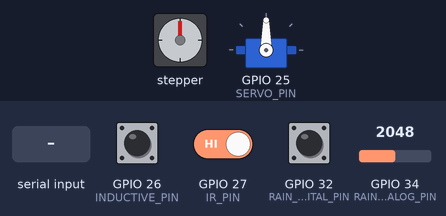
Bench run of a sketch on a simulated ESP32. Shown: stepper motor, servo. Wiring (inferred from the names in the program): stepper motor (2048 steps per turn assumed): coils GPIO 18, GPIO 19, GPIO 21, GPIO 22. The inputs (shaded band) are chosen by the test bench; at power-on: GPIO 34 (RAIN_ANALOG_PIN) = 2048, GPIO 26 (INDUCTIVE_PIN) HIGH, GPIO 27 (IR_PIN) HIGH, GPIO 32 (RAIN_DIGITAL_PIN) HIGH (analog values on the 0–4095 scale). What the sketch prints to the serial monitor is not drawn.

Above: at 1.2 s.
1.3 s: "STEPPER 150\n" received over Serial
At 2.7 s:
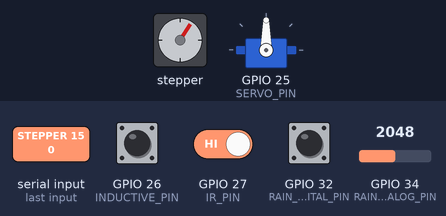
4.3 s: "SERVO 1\n" received over Serial
At 4.64 s:
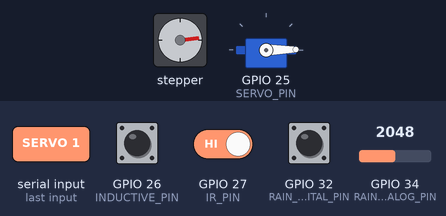
7.3 s: "SERVO 150\n" received over Serial
At 8.7 s:
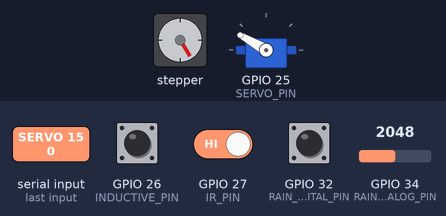
11.0 s: GPIO 34 (RAIN_ANALOG_PIN) set to 1032
12.5 s: GPIO 34 (RAIN_ANALOG_PIN) set to 945
Timing chart, 0 to 15.0 s (numbered marks = the images above; inputs shaded):
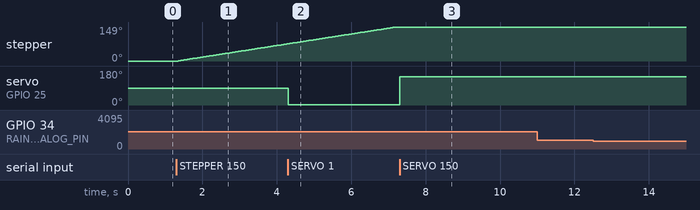

Measured:
- after the input at 1.3 s, stepper: keeps turning clockwise at about 26°/s, starting after 0.05 s
- after the input at 4.3 s, servo on GPIO 25 (SERVO_PIN): 90° → 1° at once
- after the input at 7.3 s, servo on GPIO 25 (SERVO_PIN): 1° → 150° at once
- after the input at 11.0 s, every drawn part: stays the same
- after the input at 12.5 s, every drawn part: stays the same

The sketch:

esp32_sensor_controller.ino
```cpp
/*
 * Smart Waste Segregation - ESP32 DevKit V1 Sensor & Actuator Controller
 *
 * Pin Configuration:
 *   - Raindrop Sensor Analog (AO):       GPIO34 (ADC1_CH6, 12-bit: 0-4095)
 *   - Raindrop Sensor Digital (DO):      GPIO32 (Digital input)
 *   - IR Obstacle Sensor (OUT):          GPIO27 (Digital input, active-LOW)
 *   - Inductive Proximity Sensor (OUT):  GPIO26 (NPN open-collector with external 10k pull-up to 3.3V, active-LOW)
 *   - Servo Signal:                      GPIO25 (PWM control via ESP32Servo)
 *   - ULN2003 Stepper Driver:            IN1 -> GPIO18, IN2 -> GPIO19, IN3 -> GPIO21, IN4 -> GPIO22
 *
 * Stepper Coil Sequence:
 *   Preserves verified working sequence: IN1 (18), IN3 (21), IN2 (19), IN4 (22)
 *
 * Non-blocking motor movement ensures continuous sensor sampling and telemetry streaming.
 * Serial Protocol: 115200 baud, newline-delimited JSON Lines.
 */

#include <Arduino.h>
#include <ESP32Servo.h>

// ==========================================
// PIN DEFINITIONS
// ==========================================
#define RAIN_ANALOG_PIN    34
#define RAIN_DIGITAL_PIN   32
#define IR_PIN             27
#define INDUCTIVE_PIN      26
#define SERVO_PIN          25

#define IN1_PIN            18
#define IN2_PIN            19
#define IN3_PIN            21
#define IN4_PIN            22

// ==========================================
// SERVO CONFIGURATION
// ==========================================
Servo myServo;
int currentServoAngle = 90;

// ==========================================
// STEPPER CONFIGURATION (28BYJ-48 + ULN2003)
// ==========================================
#define STEPS_PER_REV 2048

int stepperSpeedRpm = 5; // Default 5 RPM (range 1-10)
unsigned long stepIntervalUs = 0;
unsigned long lastStepTimeUs = 0;

volatile bool stepperBusy = false;
volatile long stepperStepsRemaining = 0;
volatile int stepperStepDirection = 1; // +1 clockwise, -1 anticlockwise
long stepperAngleEstimated = 0; // Commanded accumulated degrees since boot (estimated, NOT encoder)
int currentStepIndex = 0;

// 4-step canonical drive sequence for ULN2003 (coils 1+2, 2+3, 3+4, 4+1)
// Mapping: IN1=18, IN2=19, IN3=21, IN4=22
const uint8_t stepMatrix[4][4] = {
  {HIGH, HIGH, LOW,  LOW},   // IN1, IN2
  {LOW,  HIGH, HIGH, LOW},   // IN2, IN3
  {LOW,  LOW,  HIGH, HIGH},  // IN3, IN4
  {HIGH, LOW,  LOW,  HIGH}   // IN4, IN1
};

void releaseStepper() {
  digitalWrite(IN1_PIN, LOW);
  digitalWrite(IN2_PIN, LOW);
  digitalWrite(IN3_PIN, LOW);
  digitalWrite(IN4_PIN, LOW);
}

void setStepperSpeed(int rpm) {
  if (rpm < 1) rpm = 1;
  if (rpm > 10) rpm = 10;
  stepperSpeedRpm = rpm;
  // Microseconds per step: 60,000,000 / (2048 * rpm)
  stepIntervalUs = 60000000UL / ((unsigned long)STEPS_PER_REV * stepperSpeedRpm);
}

void doOneStep(int dir) {
  currentStepIndex = (currentStepIndex + dir + 4) % 4;
  digitalWrite(IN1_PIN, stepMatrix[currentStepIndex][0]);
  digitalWrite(IN2_PIN, stepMatrix[currentStepIndex][1]);
  digitalWrite(IN3_PIN, stepMatrix[currentStepIndex][2]);
  digitalWrite(IN4_PIN, stepMatrix[currentStepIndex][3]);
}

// ==========================================
// SENSOR READINGS & TIMERS
// ==========================================
int rainAnalogRaw = 0;
int rainDigitalRaw = 1;
int irRaw = 1;
bool irDetected = false;
int inductiveRaw = 1;
bool metalDetected = false;

unsigned long lastSensorSampleTime = 0;
const unsigned long SENSOR_SAMPLE_INTERVAL_MS = 150; // 150 ms sample rate

unsigned long lastTelemetryTime = 0;
const unsigned long TELEMETRY_INTERVAL_MS = 500;     // 500 ms JSON Lines stream

// Serial input buffer
String inputBuffer = "";

// ==========================================
// SENSOR READING FUNCTION
// ==========================================
void sampleSensors() {
  // Raindrop sensor: raw analog ADC (0-4095) and digital state
  rainAnalogRaw = analogRead(RAIN_ANALOG_PIN);
  rainDigitalRaw = digitalRead(RAIN_DIGITAL_PIN);

  // IR sensor: active-LOW detection
  irRaw = digitalRead(IR_PIN);
  irDetected = (irRaw == LOW);

  // Inductive metal sensor: active-LOW detection (external 10k pull-up to 3.3V)
  inductiveRaw = digitalRead(INDUCTIVE_PIN);
  metalDetected = (inductiveRaw == LOW);
}

// ==========================================
// SEND JSON TELEMETRY
// ==========================================
void sendTelemetry() {
  char jsonBuffer[320];
  snprintf(
    jsonBuffer,
    sizeof(jsonBuffer),
    "{\"type\":\"telemetry\",\"uptime_ms\":%lu,\"rain_analog\":%d,\"rain_digital\":%d,"
    "\"ir_raw\":%d,\"ir_detected\":%s,\"inductive_raw\":%d,\"metal_detected\":%s,"
    "\"servo_angle\":%d,\"stepper_angle_estimated\":%ld,\"stepper_speed_rpm\":%d,\"stepper_busy\":%s}\n",
    millis(),
    rainAnalogRaw,
    rainDigitalRaw,
    irRaw,
    irDetected ? "true" : "false",
    inductiveRaw,
    metalDetected ? "true" : "false",
    currentServoAngle,
    stepperAngleEstimated,
    stepperSpeedRpm,
    stepperBusy ? "true" : "false"
  );
  Serial.print(jsonBuffer);
}

// ==========================================
// SEND JSON ACKNOWLEDGEMENT
// ==========================================
void sendAck(const char* command, const char* valueStr, bool success, const char* message) {
  char ackBuffer[256];
  snprintf(
    ackBuffer,
    sizeof(ackBuffer),
    "{\"type\":\"ack\",\"command\":\"%s\",\"value\":%s,\"success\":%s,\"message\":\"%s\"}\n",
    command,
    valueStr,
    success ? "true" : "false",
    message
  );
  Serial.print(ackBuffer);
}

// ==========================================
// PROCESS COMMANDS
// ==========================================
void processCommand(String cmdLine) {
  cmdLine.trim();
  if (cmdLine.length() == 0) return;

  if (cmdLine.equalsIgnoreCase("PING")) {
    sendAck("PING", "null", true, "PONG - Sensor controller ready");
    return;
  }

  int firstSpace = cmdLine.indexOf(' ');
  String cmd = (firstSpace == -1) ? cmdLine : cmdLine.substring(0, firstSpace);
  cmd.toUpperCase();
  String argStr = (firstSpace == -1) ? "" : cmdLine.substring(firstSpace + 1);
  argStr.trim();

  // SERVO <angle>
  if (cmd.equals("SERVO")) {
    if (argStr.length() == 0) {
      sendAck("SERVO", "null", false, "Missing servo angle parameter");
      return;
    }
    int angle = argStr.toInt();
    if (angle < 0 || angle > 180) {
      char valBuf[16];
      snprintf(valBuf, sizeof(valBuf), "%d", angle);
      sendAck("SERVO", valBuf, false, "Servo angle must be between 0 and 180");
      return;
    }
    myServo.write(angle);
    currentServoAngle = angle;
    char valBuf[16];
    char msgBuf[64];
    snprintf(valBuf, sizeof(valBuf), "%d", angle);
    snprintf(msgBuf, sizeof(msgBuf), "Servo set to %d deg", angle);
    sendAck("SERVO", valBuf, true, msgBuf);
    return;
  }

  // STEPPER <angle>
  if (cmd.equals("STEPPER")) {
    if (argStr.length() == 0) {
      sendAck("STEPPER", "null", false, "Missing stepper angle parameter");
      return;
    }
    long angle = argStr.toInt();
    if (angle < -360 || angle > 360) {
      char valBuf[16];
      snprintf(valBuf, sizeof(valBuf), "%ld", angle);
      sendAck("STEPPER", valBuf, false, "Stepper angle must be between -360 and 360");
      return;
    }
    if (stepperBusy) {
      char valBuf[16];
      snprintf(valBuf, sizeof(valBuf), "%ld", angle);
      sendAck("STEPPER", valBuf, false, "Stepper is currently busy");
      return;
    }

    if (angle == 0) {
      sendAck("STEPPER", "0", true, "Stepper rotation 0 deg complete");
      return;
    }

    long steps = lround((float)angle * STEPS_PER_REV / 360.0);
    stepperStepDirection = (steps >= 0) ? 1 : -1;
    stepperStepsRemaining = labs(steps);
    stepperAngleEstimated += angle;
    lastStepTimeUs = micros();
    stepperBusy = true;

    char valBuf[16];
    char msgBuf[64];
    snprintf(valBuf, sizeof(valBuf), "%ld", angle);
    snprintf(msgBuf, sizeof(msgBuf), "Stepper rotating %ld deg (%ld steps)", angle, steps);
    sendAck("STEPPER", valBuf, true, msgBuf);
    return;
  }

  // SPEED <rpm>
  if (cmd.equals("SPEED")) {
    if (argStr.length() == 0) {
      sendAck("SPEED", "null", false, "Missing speed RPM parameter");
      return;
    }
    int rpm = argStr.toInt();
    if (rpm < 1 || rpm > 10) {
      char valBuf[16];
      snprintf(valBuf, sizeof(valBuf), "%d", rpm);
      sendAck("SPEED", valBuf, false, "Speed must be between 1 and 10 RPM");
      return;
    }
    setStepperSpeed(rpm);
    char valBuf[16];
    char msgBuf[64];
    snprintf(valBuf, sizeof(valBuf), "%d", rpm);
    snprintf(msgBuf, sizeof(msgBuf), "Stepper speed set to %d RPM", rpm);
    sendAck("SPEED", valBuf, true, msgBuf);
    return;
  }

  // Unknown command
  sendAck(cmd.c_str(), "null", false, "Unknown command");
}

// ==========================================
// SETUP
// ==========================================
void setup() {
  Serial.begin(115200);

  // Configure ADC resolution (12-bit: 0-4095)
  analogReadResolution(12);

  // Configure sensor pins
  pinMode(RAIN_DIGITAL_PIN, INPUT);
  pinMode(IR_PIN, INPUT);
  // Inductive sensor uses external 10k pull-up to 3.3V. Do not enable internal pull-up.
  pinMode(INDUCTIVE_PIN, INPUT);

  // Configure stepper motor driver pins
  pinMode(IN1_PIN, OUTPUT);
  pinMode(IN2_PIN, OUTPUT);
  pinMode(IN3_PIN, OUTPUT);
  pinMode(IN4_PIN, OUTPUT);
  releaseStepper();
  setStepperSpeed(stepperSpeedRpm);

  // Configure Servo
  myServo.setPeriodHertz(50);
  myServo.attach(SERVO_PIN, 500, 2400);
  myServo.write(currentServoAngle);

  // Initial sensor sample
  sampleSensors();
}

// ==========================================
// MAIN NON-BLOCKING LOOP
// ==========================================
void loop() {
  unsigned long now = millis();

  // 1. Non-blocking stepper stepping
  if (stepperBusy) {
    unsigned long nowUs = micros();
    if (nowUs - lastStepTimeUs >= stepIntervalUs) {
      lastStepTimeUs = nowUs;
      doOneStep(stepperStepDirection);
      stepperStepsRemaining--;
      if (stepperStepsRemaining <= 0) {
        stepperBusy = false;
        releaseStepper();
      }
    }
  }

  // 2. Periodic sensor sampling (~150 ms)
  if (now - lastSensorSampleTime >= SENSOR_SAMPLE_INTERVAL_MS) {
    lastSensorSampleTime = now;
    sampleSensors();
  }

  // 3. Periodic JSON Lines telemetry output (~500 ms)
  if (now - lastTelemetryTime >= TELEMETRY_INTERVAL_MS) {
    lastTelemetryTime = now;
    sendTelemetry();
  }

  // 4. Non-blocking serial command reading
  while (Serial.available() > 0) {
    char c = (char)Serial.read();
    if (c == '\n' || c == '\r') {
      if (inputBuffer.length() > 0) {
        processCommand(inputBuffer);
        inputBuffer = "";
      }
    } else {
      if (inputBuffer.length() < 128) {
        inputBuffer += c;
      }
    }
  }
}
```
